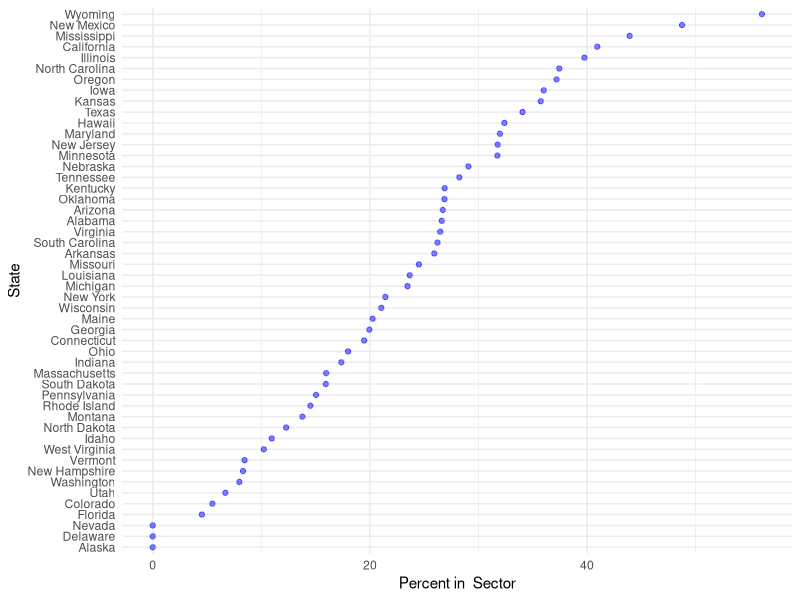

Write R code to recreate this figure. (Note: this script raises an error after producing the figure.)
## ---- chunk 1
knitr::opts_chunk$set(echo=FALSE,message=FALSE,warning=FALSE,results = "hide")
## ---- chunk 2
library(tidyverse)
library(here)
## ---- chunk 3
inst<-read_csv(here("data/cleaned/institutions.csv"))
## ---- chunk 4
inst<-inst%>%
  ## create four different definitions of what a "cc is"
  ## IPEDS:sector, already defined
  ## Has CC in name
  mutate(`CC in Name`=ifelse(
    str_detect(instnm,"Community College") & control==1,1,0))%>%
  ## Carnegie Classification
  mutate(`Carnegie Associates Inst`=
           ifelse(c18ipug%in%c(1:3,5) &control==1,1,0)) %>%
  ## Less  than .5 of degrees are bachelors 
  mutate(all_degrees=Bachelors  +
         Masters +
         PhD +  
         `Cert> 1`+
         Postbac+ 
         Associates+
         `Cert<1`  )%>%
  mutate(prop_bach=Bachelors/all_degrees)%>%
  mutate(`Non-Bachelors`=ifelse(prop_bach<.5&control==1,1,0))%>%
  rename(State=name)
## ---- chunk 5
## IPEDS Dataset
inst_ipeds<-inst%>%
  group_by(State)%>%
  mutate(`FTE in State`=sum(fteug))%>%
  group_by(State,sector)%>%
  summarize(`FTE in IPEDS Sector`=sum(fteug),
            `Total FTE`=mean(`FTE in State`))%>%
  mutate(`Percent in IPEDS Sector`=(`FTE in IPEDS Sector`/`Total FTE`)*100)%>%
  filter(sector==4)%>%
  select(State,`FTE in IPEDS Sector`,`Percent in IPEDS Sector`)
## ---- chunk 6
## Carnegie
inst_carnegie<-inst%>%
  group_by(State)%>%
  mutate(`FTE in State`=sum(fteug))%>%
  group_by(State,`Carnegie Associates Inst`)%>%
  summarize(`FTE in Carnegie Associates`=sum(fteug),
            `Total FTE`=mean(`FTE in State`))%>%
  mutate(`Percent in Carnegie Associates`=
           (`FTE in Carnegie Associates`/`Total FTE`)*100)%>%
  filter(`Carnegie Associates Inst`==1)%>%
  select(State,`FTE in Carnegie Associates`,`Percent in Carnegie Associates`)
## ---- chunk 7
## CC in Name
inst_cc_name<-inst%>%
  group_by(State)%>%
  mutate(`FTE in State`=sum(fteug))%>%
  group_by(State,`CC in Name`)%>%
  summarize(`FTE in Named CCs`=sum(fteug),
            `Total FTE`=mean(`FTE in State`))%>%
  mutate(`Percent in Named CCs`=
           (`FTE in Named CCs`/`Total FTE`)*100)%>%
  filter(`CC in Name`==1)%>%
  select(State,`FTE in Named CCs`,`Percent in Named CCs`)
## ---- chunk 8
##  Non-Bachelors
inst_not_bach<-inst%>%
  group_by(State)%>%
  mutate(`FTE in State`=sum(fteug))%>%
  group_by(State,`Non-Bachelors`)%>%
  summarize(`FTE in Primarily Non-Bachelors`=sum(fteug),
            `Total FTE`=mean(`FTE in State`))%>%
  mutate(`Percent in Primarily Non-Bachelors`=
           (`FTE in Primarily Non-Bachelors`/`Total FTE`)*100)%>%
  filter(`Non-Bachelors`==1)%>%
  select(State,
         `FTE in Primarily Non-Bachelors`,
         `Percent in Primarily Non-Bachelors`,
         `Total FTE`)
## ---- chunk 9
df<-inst_ipeds%>%
  full_join(inst_carnegie,by="State")%>%
  full_join(inst_cc_name,by="State")%>%
  full_join(inst_not_bach)%>%
  mutate(
    across(everything(), ~replace_na(.x, 0)) ## NAs to 0s
  )
## ---- chunk 10
df%>%
  ggplot(aes(x=fct_reorder(State,`Percent in IPEDS Sector`),
                           y=`Percent in IPEDS Sector`))+
  theme_minimal()+
  geom_point(color="blue",alpha=.5)+
  coord_flip()+
  xlab("State")+
  ylab("Percent in  Sector")+
  ggsave("ipeds.png")

## ---- chunk 11
df%>%
  ggplot(aes(x=fct_reorder(State,`Percent in IPEDS Sector`),
                           y=`Percent in IPEDS Sector`))+
  theme_minimal()+
  geom_point(color="blue",alpha=.5)+
  geom_point(data=df,
             aes(x=fct_reorder(State,`Percent in IPEDS Sector`),
                           y=`Percent in Carnegie Associates`),color="red")+
  coord_flip()+
  xlab("State")+
  ylab("Percent in Sector")
## ---- chunk 12
df%>%
  mutate(diff=`FTE in IPEDS Sector`- `FTE in Carnegie Associates`)%>%
  arrange(diff)%>%
  select(State, diff)%>%
  print(n=50)


df%>%ungroup()%>%
  mutate(diff=`FTE in IPEDS Sector`- `FTE in Carnegie Associates`)%>%
  filter(diff<0)%>%
  summarize(sum(diff))


## ---- chunk 13
df%>%
  ggplot(aes(x=fct_reorder(State,`Percent in IPEDS Sector`),
                           y=`Percent in IPEDS Sector`))+
  theme_minimal()+
  geom_point(color="blue",alpha=.5)+
  geom_point(data=df,
             aes(x=fct_reorder(State,`Percent in IPEDS Sector`),
                           y=`Percent in Named CCs`),color="orange")+
  coord_flip()+
  xlab("State")+
  ylab("Percent in Sector")
## ---- chunk 14
df%>%
  mutate(diff=`FTE in IPEDS Sector`- `Percent in Named CCs`)%>%
  arrange(diff)%>%
  select(State, diff)%>%
  print(n=50)


df%>%ungroup()%>%
  mutate(diff=`FTE in IPEDS Sector`- `Percent in Named CCs`)%>%
  filter(diff>0)%>%
  summarize(sum(diff,na.rm=TRUE))

## ---- chunk 15
df%>%
  ggplot(aes(x=fct_reorder(State,`Percent in IPEDS Sector`),
                           y=`Percent in IPEDS Sector`))+
  theme_minimal()+
  geom_point(color="blue",alpha=.5)+
  geom_point(data=df,
             aes(x=fct_reorder(State,`Percent in IPEDS Sector`),
                           y=`Percent in Primarily Non-Bachelors`),color="purple")+
  coord_flip()+
  xlab("State")+
  ylab("Percent  in Sector")
## ---- chunk 16
df%>%
  mutate(diff=`FTE in IPEDS Sector`- `Percent in Primarily Non-Bachelors`)%>%
  arrange(diff)%>%
  select(State, diff)%>%
  print(n=50)


df%>%ungroup()%>%
  mutate(diff=`FTE in IPEDS Sector`- `Percent in Primarily Non-Bachelors`)%>%
  filter(diff>0)%>%
  summarize(sum(diff,na.rm=TRUE))

